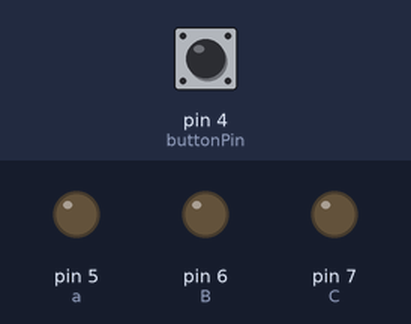
Simulated run of this sketch. Board: Arduino Uno, built with avr-gcc and run on an emulated ATmega328P. On the bench: output pins drawn as LEDs (lit = HIGH). Dashed ring = blinking. The inputs (shaded band) are chosen by the test bench; at power-on: pin 4 (buttonPin) LOW. What the sketch prints to the serial monitor is not drawn.

Above: at 2.3 s.
2.4 s: pin 4 (buttonPin) pulled HIGH for 3.2 s
At 6.0 s:
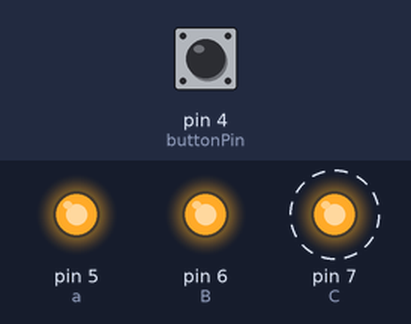
7.1 s: pin 4 (buttonPin) pulled HIGH for 0.65 s
At 8.8 s:
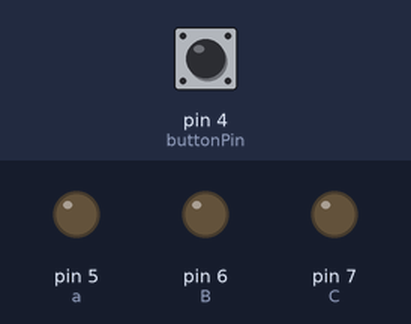
9.2 s: pin 4 (buttonPin) pulled HIGH for 1 s
At 10.7 s:
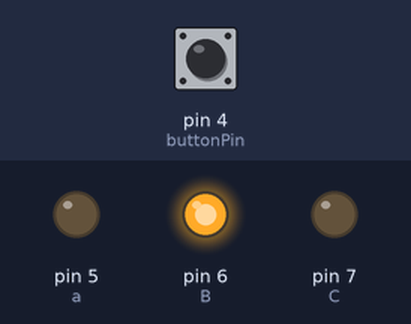
Timing chart, 0 to 12.2 s (numbered marks = the images above; inputs shaded):
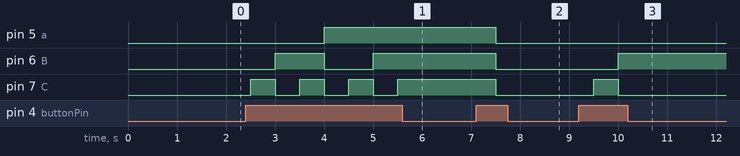

Measured:
- after the input at 2.4 s, pin 5 (a): LOW → HIGH after 1.6 s; pin 6 (B): LOW → HIGH after 0.60 s, → LOW 1.0 s later, → HIGH 1.0 s later; pin 7 (C): alternates HIGH for 0.50 s and LOW for 0.50 s, 7 changes in all, then stays HIGH, starting after 0.10 s
- after the input at 7.1 s, pin 5 (a), pin 6 (B), pin 7 (C): HIGH → LOW after 0.40 s
- after the input at 9.2 s, pin 6 (B): LOW → HIGH after 0.80 s; pin 7 (C): LOW → HIGH after 0.30 s, → LOW 0.50 s later

The sketch:

examen.ino
```cpp
/**********************************************************************************
**                                                                               **
**                             Display de 7 segments                             **
/**********************************************************************************

**                                                                               **
**                              Array de 8 LEDs                                  **
**                                                                               **
**                                                                               **
**********************************************************************************/


//********** Includes *************************************************************

//********** Variables ************************************************************
const int a = 5;
const int B = 6;
const int C = 7;
unsigned long Z = 1000;  //variable per al delay
const int buttonPin = 4;
boolean buttonEstat = LOW;

int num = 0;
//********** Setup ****************************************************************

void setup()
{
  pinMode(a, OUTPUT);     // definir el pin 5 com una sortida
  pinMode(B, OUTPUT);     // definir el pin 6 com una sortida
  pinMode(C, OUTPUT);     // definir el pin 7 com una sortida
   pinMode(buttonPin, INPUT);      // definir el pin 4 com una entrada
 Serial.begin(9600);

}
//********** Loop *****************************************************************

void loop()
{
  delay(500);    // per evitar que en una pulsació curta salti més d'un número
  buttonEstat = digitalRead(buttonPin);

  if (buttonEstat == HIGH)
  {
    Serial.print(num);
    num = num + 1;
    if (num == 8) num = 0;
  }

  switch(num)
  {
    case 0:
  digitalWrite(a, LOW);    // posar a 5V el pin 5
  digitalWrite(B, LOW);    // posar a 5V el pin 6
  digitalWrite(C, LOW);    // posar a 5V el pin 7


    break;
  case 1:
  digitalWrite(a, LOW);    // posar a 5V el pin 5
  digitalWrite(B, LOW);    // posar a 5V el pin 6
  digitalWrite(C, HIGH);    // posar a 5V el pin 7


    break;
 case 2:
  digitalWrite(a, LOW);    // posar a 5V el pin 5
  digitalWrite(B, HIGH);    // posar a 5V el pin 6
  digitalWrite(C, LOW);    // posar a 5V el pin 7

  break;
  case 3:
  digitalWrite(a, LOW);    // posar a 5V el pin 5
  digitalWrite(B, HIGH);    // posar a 5V el pin 6
  digitalWrite(C, HIGH);    // posar a 5V el pin 7

  break;

 case 4:
  digitalWrite(a, HIGH);    // posar a 5V el pin 5
  digitalWrite(B, LOW);    // posar a 5V el pin 6
  digitalWrite(C, LOW);    // posar a 5V el pin 7


    break;
  case 5:
  digitalWrite(a, HIGH);    // posar a 5V el pin 5
  digitalWrite(B, LOW);    // posar a 5V el pin 6
  digitalWrite(C, HIGH);    // posar a 5V el pin 7

    break;
 case 6:
  digitalWrite(a, HIGH);    // posar a 5V el pin 5
  digitalWrite(B, HIGH);    // posar a 5V el pin 6
  digitalWrite(C, LOW);    // posar a 5V el pin 7

    break;
 case 7:
  digitalWrite(a, HIGH);    // posar a 5V el pin 5
  digitalWrite(B, HIGH);    // posar a 5V el pin 6
  digitalWrite(C, HIGH);    // posar a 5V el pin 7

    break;
}

}
//********** Funcions **********************************************************
```
